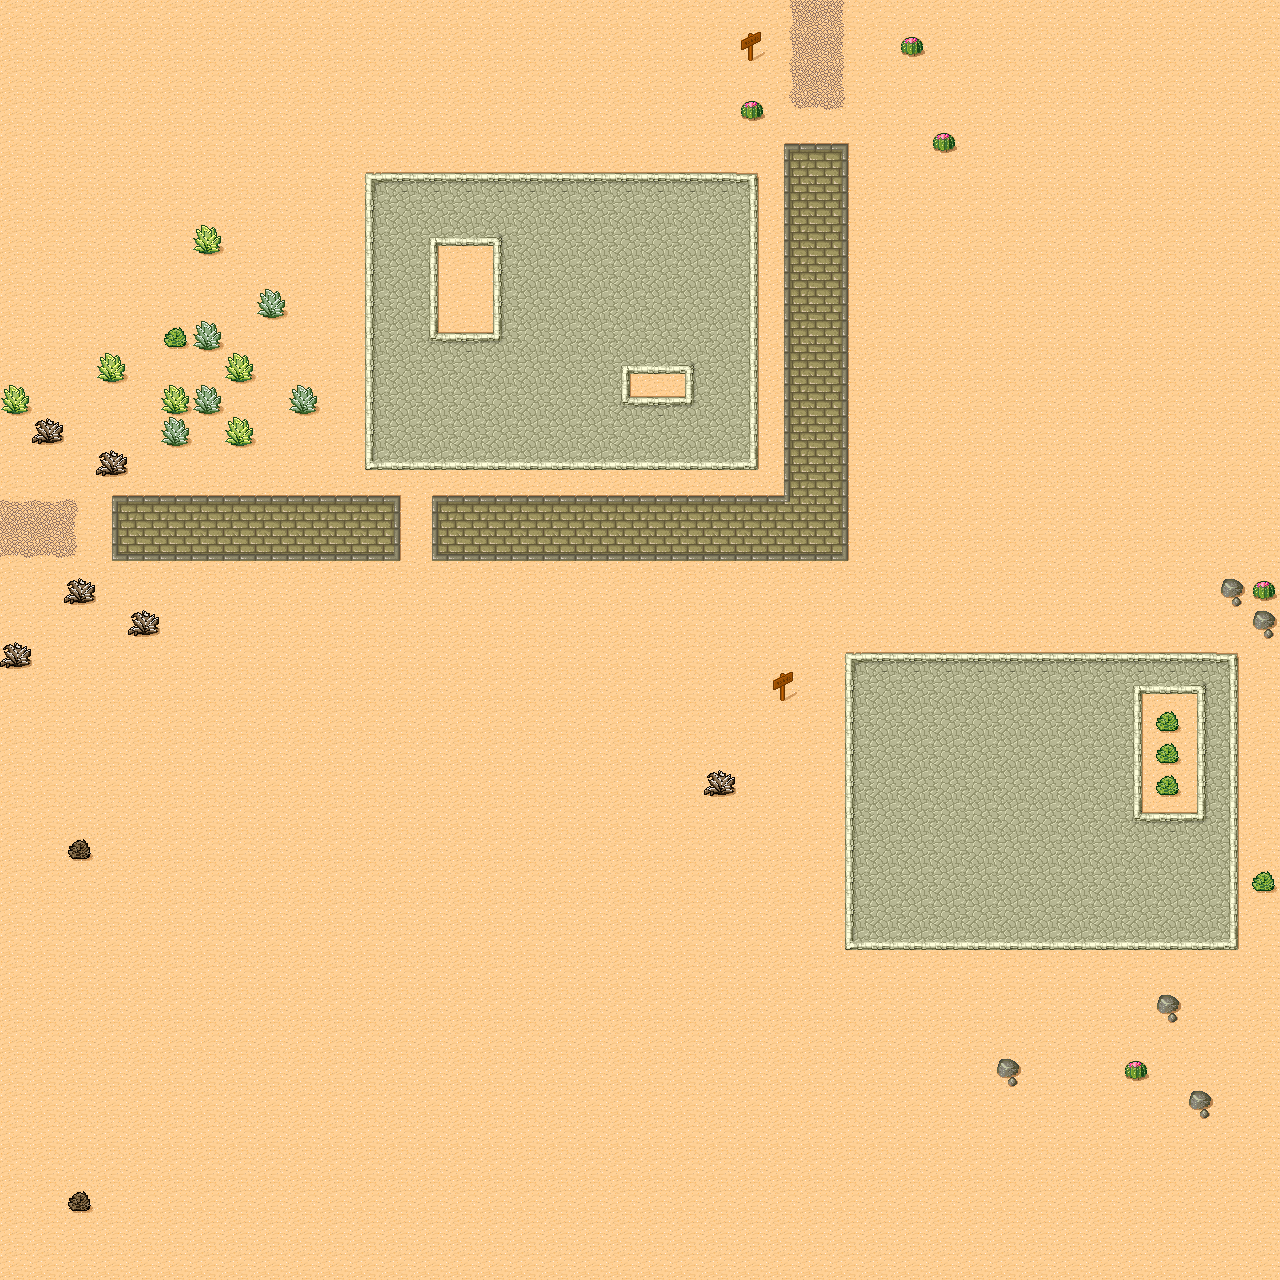

Rendered tile map (Tiled .tmx) drawn with the repository's tilesets; below, a short description and the map source with its tile grids summarised:
An orthogonal 40x40 tile map with 32x32 px tiles, 1 tile layer (Ground).

<map version="1.0" orientation="orthogonal" renderorder="right-down" width="40" height="40" tilewidth="32" tileheight="32" nextobjectid="1">
 <tileset firstgid="1" name="Desert" tilewidth="32" tileheight="32" spacing="1" margin="1" tilecount="48" columns="8">
  <image source="tmw_desert_spacing.png" width="265" height="199" />
  <terraintypes>
   <terrain name="Desert" tile="29" />
   <terrain name="Brick" tile="9" />
   <terrain name="Cobblestone" tile="33" />
   <terrain name="Dirt" tile="14" />
  </terraintypes>
  <tile id="0" terrain="0,0,0,1" />
  <tile id="1" terrain="0,0,1,1" />
  <tile id="2" terrain="0,0,1,0" />
  <tile id="3" terrain="3,3,3,0" />
  <tile id="4" terrain="3,3,0,3" />
  <tile id="5" terrain="0,0,0,3" />
  <tile id="6" terrain="0,0,3,3" />
  <tile id="7" terrain="0,0,3,0" />
  <tile id="8" terrain="0,1,0,1" />
  <tile id="9" terrain="1,1,1,1" />
  <tile id="10" terrain="1,0,1,0" />
  <tile id="11" terrain="3,0,3,3" />
  <tile id="12" terrain="0,3,3,3" />
  <tile id="13" terrain="0,3,0,3" />
  <tile id="14" terrain="3,3,3,3" />
  <tile id="15" terrain="3,0,3,0" />
  <tile id="16" terrain="0,1,0,0" />
  <tile id="17" terrain="1,1,0,0" />
  <tile id="18" terrain="1,0,0,0" />
  <tile id="19" terrain="1,1,1,0" />
  <tile id="20" terrain="1,1,0,1" />
  <tile id="21" terrain="0,3,0,0" />
  <tile id="22" terrain="3,3,0,0" />
  <tile id="23" terrain="3,0,0,0" />
  <tile id="24" terrain="0,0,0,2" />
  <tile id="25" terrain="0,0,2,2" />
  <tile id="26" terrain="0,0,2,0" />
  <tile id="27" terrain="1,0,1,1" />
  <tile id="28" terrain="0,1,1,1" />
  <tile id="29" terrain="0,0,0,0" />
  <tile id="30" terrain="0,0,0,0" probability="0.01" />
  <tile id="31" terrain="0,0,0,0" probability="0.01" />
  <tile id="32" terrain="0,2,0,2" />
  <tile id="33" terrain="2,2,2,2" />
  <tile id="34" terrain="2,0,2,0" />
  <tile id="35" terrain="2,2,2,0" />
  <tile id="36" terrain="2,2,0,2" />
  <tile id="37" terrain="0,0,0,0" probability="0.01" />
  <tile id="38" terrain="0,0,0,0" probability="0.01" />
  <tile id="39" terrain="0,0,0,0" probability="0.01" />
  <tile id="40" terrain="0,2,0,0" />
  <tile id="41" terrain="2,2,0,0" />
  <tile id="42" terrain="2,0,0,0" />
  <tile id="43" terrain="2,0,2,2" />
  <tile id="44" terrain="0,2,2,2" />
  <tile id="45" terrain="0,0,0,0" probability="0" />
  <tile id="46" terrain="0,0,0,0" probability="0.01">
   <animation>
    <frame tileid="37" duration="1000" />
    <frame tileid="38" duration="200" />
   </animation>
  </tile>
  <tile id="47" terrain="0,0,0,0" probability="0.01" />
 </tileset>
 <layer name="Ground" width="40" height="40">
  <data>[1600 cells, 1600 non-empty, 40 distinct tile ids]</data>
 </layer>
</map>